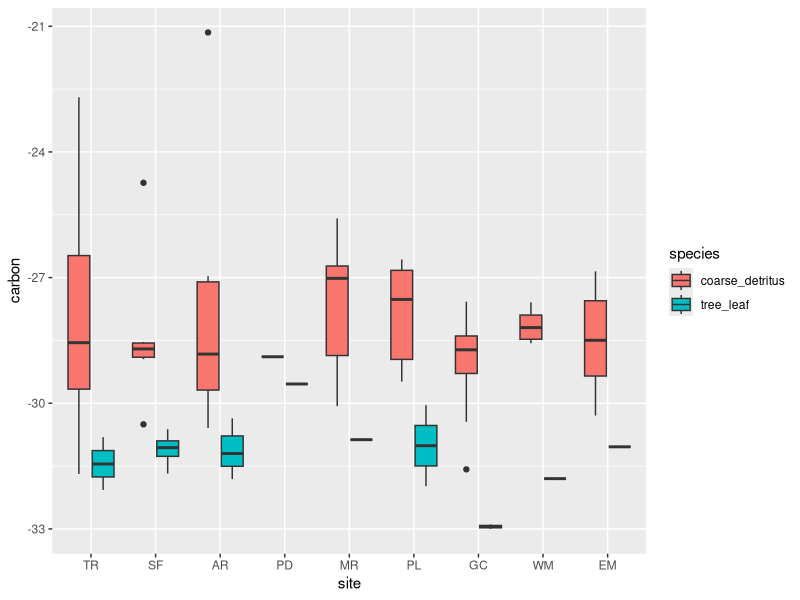

Here is the R script that generated this plot:
## ---- chunk 1
# load packages
library(tidyverse)
library('sjmisc')
library(lubridate)
library(ggpubr)
library(rstatix)

# set work directory
setwd('C:\\Users\\s2kin\\Dropbox\\Research\\Manuscipts\\Diss.5_Isotope\\RAPID-TERRG-Combined\\')

# load data
d <- read_csv('data/TERRG_CNS_combined.csv') %>% 
  filter(site %in% c("AR","EM", "GC", "MR", "PD", "PL", "SF", "TR", "WM") )

d$site <- factor(d$site, levels = c('TR', 'SF', 'AR', 'PD', 'MR', 'PL', 'GC', 'WM', 'EM'))

# sample tables
all_samples <- d %>%
  group_by(site, collection, type) %>%
  summarize(samples = n() ) %>%
  pivot_wider(names_from = collection, values_from = samples) %>%
    as.data.frame()

h2f_maysep <- d %>%
  filter(species %in% c('G.affinis', 'P.latipinna', 'H.cyanoguttatus', 'L.macrochirus', 'L.megalotis', 'L.gulosus', 'L.cyanellus', 'M.salmoides', 'L.oculatus') |
           type %in% c('Terrestrial', 'Aquatic')) %>%
  filter(collection != '2020-01-15') %>%
  group_by(collection, species, site) %>%
  summarize(samples = n() ) %>%
  mutate(samples = ifelse(samples > 3, 3, samples)) %>%
  ungroup() %>%
  group_by(species, site) %>%
  summarize(samples = sum(samples) ) %>%
  pivot_wider(names_from = site, values_from = samples) %>%
  filter(species != 'clover')

h2f_maysep[is.na(h2f_maysep)] <- 0

h2f_maysep_gtotal <- h2f_maysep %>% 
  rowwise() %>% 
  mutate(myTidySum = sum(c_across(PD:EM)),
         project = 'hydrogen') %>%
  group_by(project) %>%
  summarize(grandtotal = sum(myTidySum))

# The high-end estimate for the number of samples for hydrogen testing would be 347 plus any invertebrate powders that would be recovered and deemed suitable. This grand total includes a maximum of 3 replicates within each of nine species of fish and sources. Species were not distinguished by size. Patterns in mixing models from the 3-site pilot suggest that the basal resource patterns across the precipitation gradient are most evident at higher trophic levels; fish species from P.latipinna to L.gulosus had progressive trends with non-overlapping credible intervals.

# Aggregating seasons: The estimated 347 hydrogen samples includes powders from both summer and autumn sampling periods. A benefit for running both seasons is that not all fish were caught evenly through each sampling period, so an aggregated approach for hydrogen carbon mixing models could provide 9 estimates of % aquatic resources for a given species which could produce regressions. However, aggregating 2 seasons assumes temporal stability in resource isotopes. Given that hydrogen isotopes were more stable in sources spatially, and carbon does not consistently vary across seasons, I think aggregating hydrogen signals across the seasons would provide the most powerful dataset for terrestrial vs aquatic mixing models.

# Invertebrates: If we seek to connect the trophic interactions from upper to intermediate levels, we could run inverterbates. Invertebrate orders that are likely to contain leftover powder would include gastropoda, bivalva, odonata, decapoda, and hemiptera. Also, Hydrogen tins are filled with a much smaller amount of material, so recovering powders although tedious is feasible for more samples than Chris Groff and myself might initially think possible.

# size class: To assess whether basal resource dependency shifts with life-stage of common lepomis taxa, I would recommend running an additional (n = 9 sites, 2 additional Lepomis groups, 3 samples, 2 seasons) 112 samples. Thus, the top-end estimate This would make a total of 559 samples + inverts for hydrogen analysis.

## Available May samples
# missing periphyton AND filamentous algae at WM
# missing gambusia at TR AR MR
# missing gambusia AND poecilids at AR

# Running hydrogen on only May samples would involve about 177 samples + inverts (n~80) + sizeclass fish (n~100)

mafish_available <- d %>%
  filter(species %in% c('G.affinis', 'P.latipinna', 'H.cyanoguttatus', 'L.macrochirus', 'L.megalotis', 'L.gulosus', 'L.cyanellus', 'M.salmoides', 'L.oculatus') ) %>%
  filter(species != 'clover') %>%
  filter(collection == '2020-05-15') %>%
  group_by(species, site) %>%
  summarize(samples = n() ) %>%
  pivot_wider(names_from = site, values_from = samples) %>%
  as.data.frame()
mafish_available[is.na(mafish_available)] <- 0

masrc_available <- d %>%
  filter(type %in% c('Aquatic', 'Terrestrial') ) %>%
  filter(species != 'clover') %>%
  filter(collection == '2020-05-15') %>%
  group_by(type, species, site) %>%
  arrange(type) %>%
  summarize(samples = n() ) %>%
  pivot_wider(names_from = site, values_from = samples) %>%
  as_tibble() %>%
  relocate(TR, .before = SF)
masrc_available[is.na(masrc_available)] <- 0

mafish_total <- mafish_available %>%
  pivot_longer(cols = c(SF:MR), names_to = 'site', values_to = 'n') %>%
  mutate(n_cap = ifelse(n >= 3, 3, n),
         project = 'fish') %>%
  select(-n) %>%
  group_by(project) %>%
  summarize(n_tot = sum(n_cap))

masrc_total <- masrc_available %>%
  pivot_longer(cols = c(TR:EM), names_to = 'site', values_to = 'n') %>%
  mutate(project = 'source') %>%
  group_by(project) %>%
  summarise(n_tot = sum(n))

mafish_available
mafish_total
masrc_available  
masrc_total

## May small-mouthed sunfish (megalotis and macrochirus) size class sample distribution
# missing <50mm at TR MR GC
# missing <100mm at TR
# missing <200mm at SF

# recommend analyzing hydrogen in 100mm (n = 24) and 200mm (25)
May_lepomis_sm <- d %>%
  filter(species %in% c('L.macrochirus', 'L.megalotis') ) %>%
  filter(collection == '2020-05-15') %>%
  mutate(maxfl_bin = ifelse(max_forklength <= 50, '50mm',
                     ifelse(max_forklength > 50 & 
                            max_forklength <= 100 , '100mm',
                     ifelse(max_forklength > 100 &
                            max_forklength <= 200, '200mm',
                     ifelse(max_forklength > 200 &
                            max_forklength <= 300, '300mm',
                     ifelse(max_forklength > 300 &
                            max_forklength <= 500, '500mm', max_forklength)))))) %>%
  group_by(site, maxfl_bin) %>%
  summarize(available = n()) %>%
  pivot_wider(names_from = maxfl_bin, values_from = available) %>%
  relocate('50mm', .before='200mm') %>%
  relocate('100mm', .before='200mm')
May_lepomis_sm[is.na(May_lepomis_sm)] <- 0
May_lepomis_sm 

## May large-mouthed sunfish (megalotis and macrochirus) size class sample distribution
# missing <50mm at TR, SF, MR, PL, GC
# missing <100mm at TR
# missing <200mm at TR, PL, WM

# Recommend analyzing individuals in the <200 (n = 26) and <300 (n = 22)size class range
May_lepomis_lm <- d %>%
  filter(species %in% c('L.gulosus', 'L.cyanellus') ) %>%
  mutate(maxfl_bin = ifelse(max_forklength <= 50, '50mm',
                     ifelse(max_forklength > 50 & 
                            max_forklength <= 100 , '100mm',
                     ifelse(max_forklength > 100 &
                            max_forklength <= 200, '200mm',
                     ifelse(max_forklength > 200 &
                            max_forklength <= 300, '300mm',
                     ifelse(max_forklength > 300 &
                            max_forklength <= 500, '500mm', max_forklength)))))) %>%
  group_by(site, maxfl_bin) %>%
  summarize(available = n()) %>%
  pivot_wider(names_from = maxfl_bin, values_from = available) %>%
  relocate('50mm', .before='100mm')
May_lepomis_lm[is.na(May_lepomis_lm)] <- 0
May_lepomis_lm

## Available September samples
# September sources: missing periphyton AND filamentous algae at PL
# September gambusia missing at TR GC
# Gambusia AND Poecilid missing at GC

# Running only samples from September would entail 128 fish samples + 43 source samples for a total of 173 samples + inverts (3 spp -> n~80) + additional size class samples (n~100)

sefish_available <- d %>%
  filter(species %in% c('G.affinis', 'P.latipinna', 'H.cyanoguttatus', 'L.macrochirus', 'L.megalotis', 'L.gulosus', 'L.cyanellus', 'M.salmoides', 'L.oculatus') ) %>%
  filter(species != 'clover') %>%
  filter(collection == '2020-09-15') %>%
  group_by(species, site) %>%
  summarize(samples = n() ) %>%
  pivot_wider(names_from = site, values_from = samples) %>%
  as.data.frame()
sefish_available[is.na(sefish_available)] <- 0

sesrc_available <- d %>%
  filter(type %in% c('Aquatic', 'Terrestrial') ) %>%
  filter(species != 'clover') %>%
  filter(collection == '2020-09-15') %>%
  group_by(type, species, site) %>%
  arrange(type) %>%
  summarize(samples = n() ) %>%
  pivot_wider(names_from = site, values_from = samples) %>%
  as_tibble() %>%
  relocate(TR, .before = SF)
sesrc_available[is.na(sesrc_available)] <- 0

sefish_total <- sefish_available %>%
  pivot_longer(cols = c(SF:GC), names_to = 'site', values_to = 'n') %>%
  mutate(n_cap = ifelse(n >= 3, 3, n),
         project = 'fish') %>%
  select(-n) %>%
  group_by(project) %>%
  summarize(n_tot = sum(n_cap))

sesrc_total <- sesrc_available %>%
  pivot_longer(cols = c(PD:PL), names_to = 'site', values_to = 'n') %>%
  mutate(project = 'source') %>%
  group_by(project) %>%
  summarise(n_tot = sum(n))

sefish_available
sefish_total
sesrc_available  
sesrc_total


## September small-mouthed sunfish (megalotis and macrochirus) size class sample distribution
#  <50mm missing n at MR GC, low n at PL WM EM
#  <100mm low n at MR
#  <200mm low n at AR PD PL WM EM

# recommend analyzing hydrogen in 100mm (n = 19) and 200mm (13) in small-mouthed Lepomis September
September_lepomis_sm <- d %>%
  filter(species %in% c('L.macrochirus', 'L.megalotis') ) %>%
  filter(collection == '2020-09-15') %>%
  mutate(maxfl_bin = ifelse(max_forklength <= 50, '50mm',
                     ifelse(max_forklength > 50 & 
                            max_forklength <= 100 , '100mm',
                      ifelse(max_forklength > 100 &
                             max_forklength <= 200, '200mm',
                      ifelse(max_forklength > 200 &
                             max_forklength <= 300, '300mm',
                      ifelse(max_forklength > 300 &
                             max_forklength <= 500, '500mm', max_forklength)))))) %>%
  group_by(site, maxfl_bin) %>%
  summarize(available = n()) %>%
  pivot_wider(names_from = maxfl_bin, values_from = available) %>%
  relocate('50mm', .before='200mm') %>%
  relocate('100mm', .before='200mm')
September_lepomis_sm[is.na(September_lepomis_sm)] <- 0
September_lepomis_sm 

## September large-mouthed sunfish (megalotis and macrochirus) size class sample distribution
# <50mm missing n at GC, low n at SF, PD, MR, PL, EM
# <100mm missing n at SF, MR, low n at AR, PL, GC, EM
# <200mm missing n at SF, AR, WM, low n at MR, PL, GC, EM

# Recommend analyzing hydrogen in large-mouthed lepomis in the 100-300 size class range ( n = 18)
September_lepomis_lm <- d %>%
  filter(species %in% c('L.gulosus', 'L.cyanellus') ) %>%
  filter(collection == '2020-09-15') %>%
  mutate(maxfl_bin = ifelse(max_forklength <= 50, '50mm',
                     ifelse(max_forklength > 50 & 
                            max_forklength <= 100 , '100mm',
                      ifelse(max_forklength > 100 &
                             max_forklength <= 200, '200mm',
                      ifelse(max_forklength > 200 &
                             max_forklength <= 300, '300mm',
                      ifelse(max_forklength > 300 &
                             max_forklength <= 500, '500mm', max_forklength)))))) %>%
  group_by(site, maxfl_bin) %>%
  summarize(available = n()) %>%
  pivot_wider(names_from = maxfl_bin, values_from = available) %>%
  relocate('50mm', .before='100mm')
September_lepomis_lm[is.na(September_lepomis_lm)] <- 0
September_lepomis_lm

coarse_vs_leaf <- d %>%
  filter(species %in% c('coarse_detritus', 'tree_leaf') ) %>%
  ggplot(aes(x=site, y = carbon, fill = species)) +
           geom_boxplot()
## ---- chunk 2
h2f_maysep
h2f_maysep_gtotal 
## ---- chunk 3
masrc_available  
masrc_total
## ---- chunk 4
mafish_available
mafish_total
## ---- chunk 5
May_lepomis_sm 
## ---- chunk 6
May_lepomis_lm
## ---- chunk 7
coarse_vs_leaf
## ---- chunk 8
sefish_available
sefish_total
## ---- chunk 9
sesrc_available  
sesrc_total
## ---- chunk 10
September_lepomis_sm 
## ---- chunk 11
September_lepomis_lm
